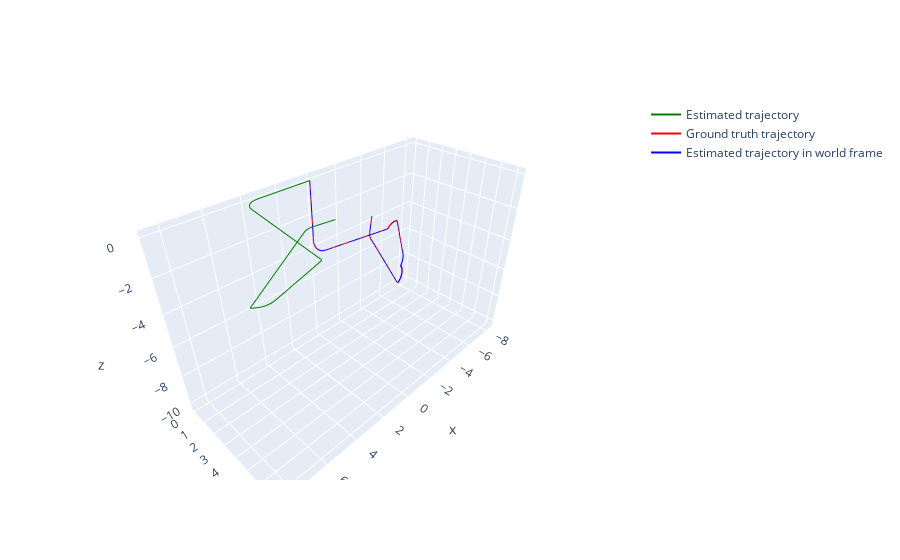

Notebook code for this chart:
### Code cell
estimated_trajectory = vo.get_trajectory()
gt_trajectory = data.get_trajectory()

C = camera.get_camera_transform()
C_inv = np.linalg.inv(C)    

estimated_poses = estimated_trajectory['poses']
estimated_poses_in_world = [] 

for i in range(len(estimated_poses)):
    pose = estimated_poses[i]
    pose_in_world = pose @ C_inv
    estimated_poses_in_world.append(pose_in_world)
    

estimated_positions = []
estimated_positions_in_world = [] 
for i in range(len(estimated_poses_in_world)):
    estimated_positions.append(estimated_poses[i][:3, 3]*0.204)
    estimated_positions_in_world.append(estimated_poses_in_world[i][:3, 3]*0.204)

gt_poses = []
gt_positions = []
for i in range(121):
    x_gt, y_gt, theta_gt = gt_trajectory[i]['ground_truth_pose']
    gt_poses.append(np.array([x_gt, y_gt, 0, 0, 0, theta_gt]))
    gt_positions.append(np.array([x_gt, y_gt, 0]))
    
fig = go.Figure()
gt_x_coords = [position[0] for position in gt_positions]
gt_y_coords = [position[1] for position in gt_positions]
gt_z_coords = [position[2] for position in gt_positions]
fig.add_trace(go.Scatter3d(x=gt_x_coords, y=gt_y_coords, z=gt_z_coords, mode='lines', name='Estimated trajectory', line=dict(color='green')))

estimated_x_coords = [position[0] for position in estimated_positions]
estimated_y_coords = [position[1] for position in estimated_positions]
estimated_z_coords = [position[2] for position in estimated_positions]
fig.add_trace(go.Scatter3d(x=estimated_x_coords, y=estimated_y_coords, z=estimated_z_coords, mode='lines', name='Ground truth trajectory', line=dict(color='red')))

estimated_x_coords_in_world = [position[0] for position in estimated_positions_in_world]
estimated_y_coords_in_world = [position[1] for position in estimated_positions_in_world]
estimated_z_coords_in_world = [position[2] for position in estimated_positions_in_world]
fig.add_trace(go.Scatter3d(x=estimated_x_coords_in_world, y=estimated_y_coords_in_world, z=estimated_z_coords_in_world, mode='lines', name='Estimated trajectory in world frame', line=dict(color='blue')))

fig.show()
